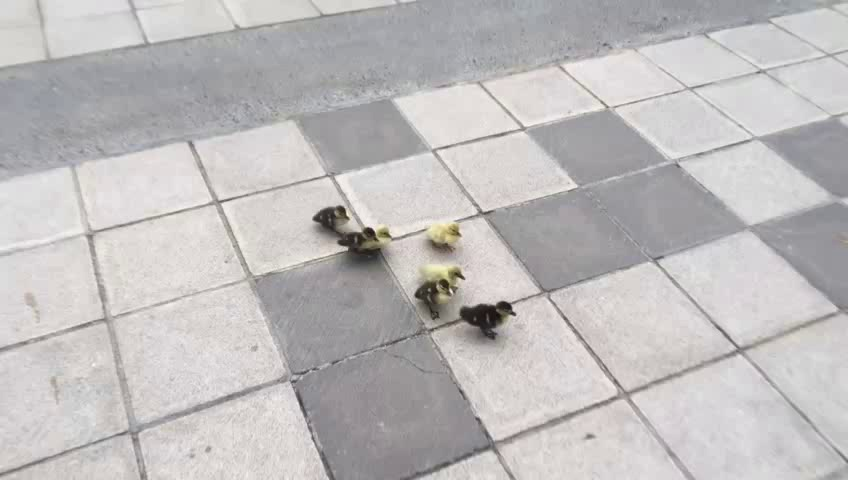
#> input picture assets/first_frame.jpg, 848 x 480 px
$ python detect_grid.py
#> lines starting #> are read from the running program, lines starting #| are printed output that depends on the picture; after the words box and inside, x2 and y2 are one past the last pixel; in counts of white or black regions, pixels touching at a corner belong together
import cv2
import numpy as np

# === Load Image ===
image = cv2.imread("assets/first_frame.jpg")
#> image is the input picture: shape (480, 848, 3); mean B, G, R 188.8, 188.7, 191.5
gray = cv2.cvtColor(image, cv2.COLOR_BGR2GRAY)

# === Step 2: Edge detection ===
edges = cv2.Canny(gray, 50, 150, apertureSize=3)
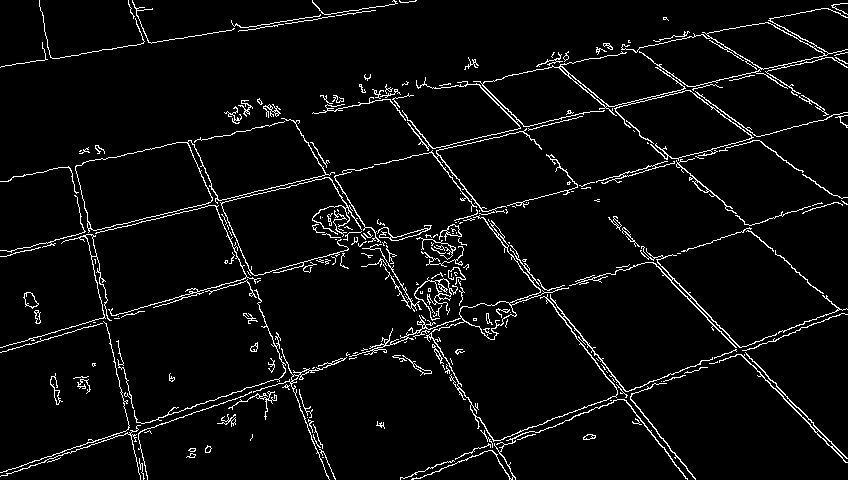
#> edges: shape (480, 848); 4.6% white in thin lines or dots

# === Step 3: Hough Line Transform ===
lines = cv2.HoughLinesP(edges, 1, np.pi / 180, threshold=100, minLineLength=40, maxLineGap=10)
#> lines = 89 rows, first 6: [382, 90, 546, 300], [476, 216, 699, 152], [687, 296, 760, 372], [1, 66, 416, 0], [63, 237, 250, 193], [567, 288, 751, 228]

# === Step 4: Draw lines ===
line_image = image.copy()
if lines is not None:
    for line in lines:
        x1, y1, x2, y2 = line[0]
        cv2.line(line_image, (x1, y1), (x2, y2), (0, 255, 0), 2)
#> this loop made 89 passes
#> (x1, y1, x2, y2) on passes 1 to 12: (382, 90, 546, 300), (476, 216, 699, 152), (687, 296, 760, 372), (1, 66, 416, 0), (63, 237, 250, 193), (567, 288, 751, 228), (340, 358, 462, 318), (21, 465, 136, 427), (142, 430, 351, 358), (461, 455, 841, 309), (262, 193, 458, 145), (495, 134, 651, 96)
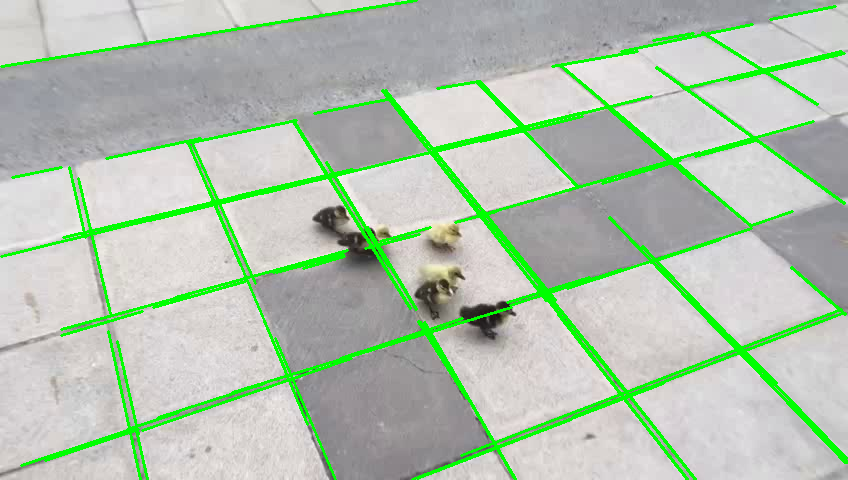
#> line_image: shape (480, 848, 3); 7.62% of pixels changed, all inside (x1, y1, x2, y2) = (0, 0, 848, 480)

cv2.imshow("Detected Mosaic Tiles", line_image)
cv2.waitKey(0)
cv2.destroyAllWindows()
